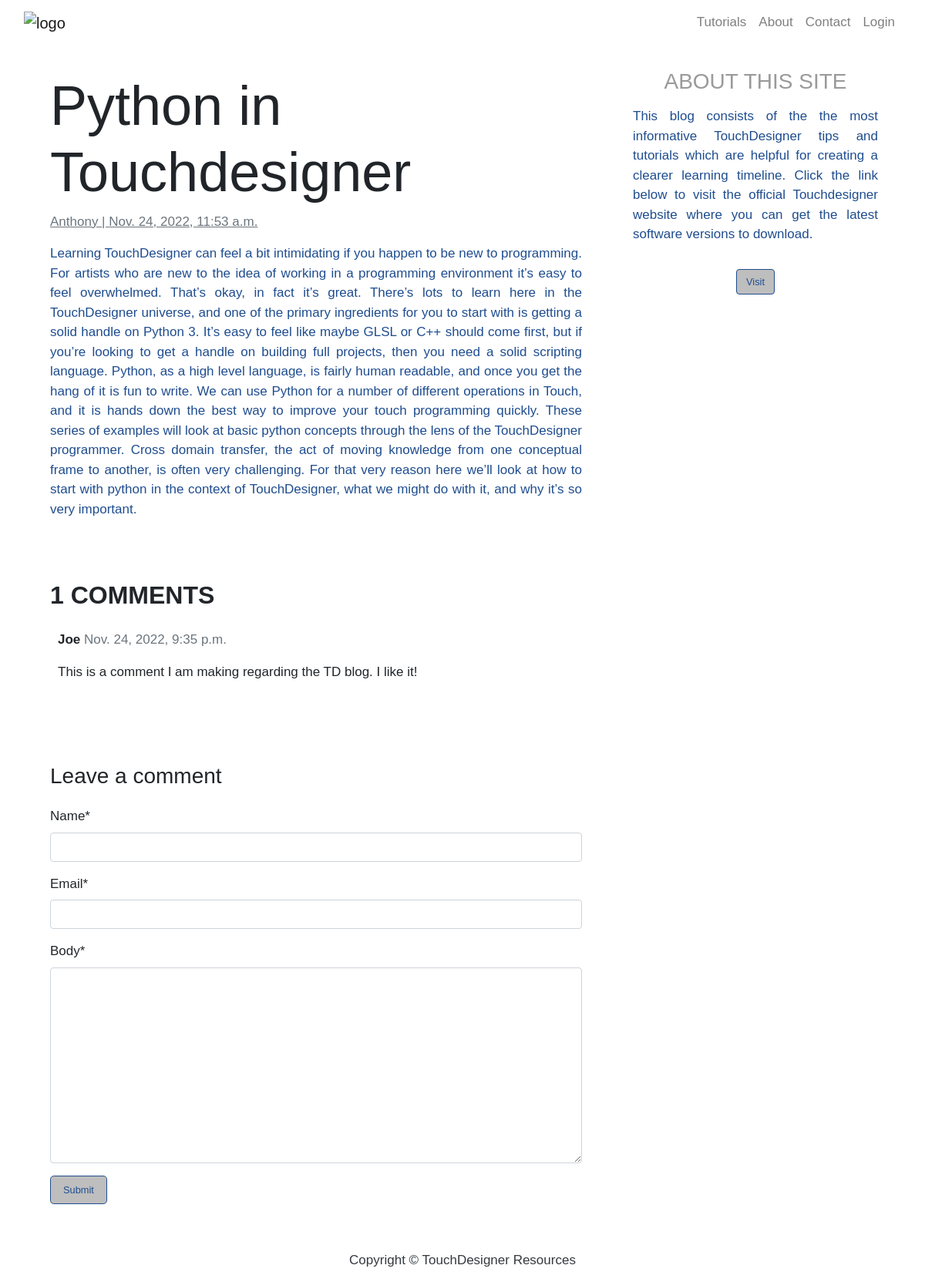
The app's page /python-in-touchdesigner/ with its own data.
### blog/models.py (models this page shows, shortened)
class Post(models.Model):
    title = models.CharField(max_length=200, unique=True)
    slug = models.SlugField(max_length=200, unique=True)
    author = models.ForeignKey(User, on_delete= models.CASCADE,related_name='blog_posts')
    updated_on = models.DateTimeField(auto_now= True)
    content = models.TextField()
    created_on = models.DateTimeField(auto_now_add=True)
    status = models.IntegerField(choices=STATUS, default=0)
    image = models.ImageField(upload_to='images/')
    class Meta:
        ordering = ['-created_on']

class Comment(models.Model):
    post = models.ForeignKey(Post,on_delete=models.CASCADE,related_name='comments')
    name = models.CharField(max_length=80)
    email = models.EmailField()
    body = models.TextField()
    created_on = models.DateTimeField(auto_now_add=True)
    active = models.BooleanField(default=True)
    class Meta:
        ordering = ['created_on']

### blog/views.py (the view)
# urls.py: path('<slug:slug>/', views.post_detail, name='post_detail')
def post_detail(request, slug):
    template_name = 'post_detail.html'
    post = get_object_or_404(Post, slug=slug)
    comments = post.comments.filter(active=True)
    new_comment = None
    if request.method == 'POST':
        comment_form = CommentForm(data=request.POST)
        if comment_form.is_valid():
            new_comment = comment_form.save(commit=False)
            new_comment.post = post
            new_comment.save()
    else:
        comment_form = CommentForm()
    return render(request, template_name, {'post': post,
                                           'comments': comments,
                                           'new_comment': new_comment,
                                           'comment_form': comment_form})

### blog/forms.py
class CommentForm(forms.ModelForm):
    class Meta:
        model = Comment
        fields = ('name', 'email', 'body')

### templates/post_detail.html (shortened to what this page needs)
{% extends 'base.html' %} {% block content %}
{% load crispy_forms_tags %}
<div class="container">
  <div class="row">
    <div class="col-md-8 card mb-4  mt-3 left  top">
      <div class="card-body">
        <h1 class="h1-transformation">{% block title %} {{ post.title }} {% endblock title %}</h1>
        <p class="text-muted underline">{{ post.author }} | {{ post.created_on }}</p>
        <p class="card-text ">{{ post.content | safe }}</p>
      </div>
    </div>
    {% block sidebar %} {% include 'sidebar.html' %} {% endblock sidebar %}
    <div class="col-md-8 card mb-4  mt-3 ">
      <div class="card-body">
        {% with comments.count as total_comments %}
        <h2>{{ total_comments }} comments</h2>
          {% endwith %} {% for comment in comments %}
        <div class="comments" style="padding: 10px;">
          <p class="font-weight-bold">
            {{ comment.name }}
            <span class=" text-muted font-weight-normal">
              {{ comment.created_on }}
            </span>
          </p>
          {{ comment.body | linebreaks }}
        </div>
        {% endfor %}
      </div>
    </div>
    <div class="col-md-8 card mb-4  mt-3 ">
      <div class="card-body">
        {% if new_comment %}
        <div class="alert alert-success" role="alert">
          Your comment is awaiting moderation
        </div>
        {% else %}
        <h3>Leave a comment</h3>
        <form method="post" style="margin-top: 1.3em;">
          {{ comment_form | crispy }}
          <button type="submit" class="btn btn-primary  btn-lg">Submit</button>
        </form>
        {% endif %}
      </div>
    </div>
  </div>
</div>
{% endblock content %}

### templates/base.html (shortened to what this page needs)
{% load static %}
<!DOCTYPE html>
<html>
  <head>
    <link
      rel="stylesheet"
      href="https://maxcdn.bootstrapcdn.com/bootstrap/4.0.0/css/bootstrap.min.css"
    />
    <link rel="stylesheet" href="{% static 'blog/css/style.css' %}" />
  </head>
  <body>
    <nav class="navbar navbar-expand-lg navbar-light" style="background-color: white;" id="mainNav">
      <div class="container-fluid">
        <a class="navbar-brand" href="{% url 'home' %}" ><img src="https://medias.mutek.org/mutek/TouchDesigner_black-01.png" alt="logo" style="max-width:180px"> </a>
        <div class="collapse navbar-collapse" id="navbarResponsive">
          <ul class="navbar-nav ml-auto">
            <li class="nav-item text-black">
              <a
                class="nav-link text-black"
                href="{% url 'tutorials' %}"
                >Tutorials</a
              >
            </li>
            <li class="nav-item text-black">
              <a
                class="nav-link text-black"
                href="{% url 'about' %}"
                >About</a
              >
            </li>
            <li class="nav-item text-black">
              <a
                class="nav-link text-black"
                href="{% url 'contact' %}"
                >Contact</a
              >
            </li>
            {% if user.is_authenticated %}
            <li class="nav-item">
              <a class="nav-link" href="{% url 'logout' %}">Logout</a>
            </li>
            <li class="nav-item">
              <a class="nav-link" href="#">Welcome, {{user.username}}</a>
            </li>
            {% else %}
            <li class="nav-item">
              <a class="nav-link" href="{% url 'login' %}">Login</a>
            </li>
            {% endif %}
          </ul>
        </div>
      </div>
    </nav>
            {% block content %}{% endblock content %}
    <footer class="py-3 bg-grey">
              <p class="m-0 text-dark text-center ">Copyright &copy; TouchDesigner Resources</p>
    </footer>
  </body>
</html>

### templates/sidebar.html
{% block sidebar %}
<div class="col-md-4 float-right ">
<div class="card my-3">
        <h3 class="card-new-header">About this site</h5>
    <div class="side-body">
        <p class="card-text"> This blog consists of the the most informative TouchDesigner tips and tutorials which are helpful for creating a clearer learning timeline. Click the link below to visit the official Touchdesigner website where you can get the latest software versions to download.</p>
        <a href="https://derivative.ca/"
           class="btn btn-danger center-btn">Visit</a>
    </div>
</div>
</div>
{% endblock sidebar %}

### blog/static/blog/css/style.css (style rules this page uses)
body { font-family: 'Mona-Sans', sans-serif; font-size: 17px; background-color: #fff; }
.btn-danger { color: #fff; }
.card-body h2 { font-family: 'Fakt Pro', sans-serif; text-transform: uppercase; font-weight: bold; margin-bottom: 0; }
.side-body { display: flex; align-items: center; flex-direction: column; }
.side-body p { flex: 1 0 100%; padding: 1rem; }
.side-body a { flex: 0 1 100%; }
.card { border: none; }
.card-text { color: #1f4d8f; text-align: justify; }
.btn { font-size: 0.8rem; color: #1f4d8f; border: solid 1px #1f4d8f; background-color: rgb(190, 190, 190); }
.h1-transformation { font-size: 4.5rem; }
.underline { text-decoration: underline; }
.card-new-header { font-family: 'Mona-Sans', sans-serif; color: #9a9a9a; text-transform: uppercase; margin-bottom: 0px; text-align: center; vertical-align: center; padding-top: 15px; }
.center-btn { justify-content: center; align-items: center; }

### records on screen
Post: title "Python in Touchdesigner", author "Anthony", created_on "Nov. 24, 2022, 11:53 a.m.", content "Learning TouchDesigner can feel a bit intimidating if you happen to be new to programming. For artists who are new to the idea of working in a programming environment it’s easy to feel overwhelmed. That’s okay, in fact it’s great. There’s lots to learn here in the TouchDesigner universe, and one of the primary ingredients for you to start with is getting a solid handle on Python 3. It’s easy to feel like maybe GLSL or C++ should come first, but if you’re looking to get a handle on building full projects, then you need a solid scripting language. Python, as a high level language, is fairly human readable, and once you get the hang of it is fun to write. We can use Python for a number of…"
Comment: name "Joe", created_on "Nov. 24, 2022, 9:35 p.m.", body "This is a comment I am making regarding the TD blog. I like it!"

### other values on screen
{{ total_comments }} "1"
